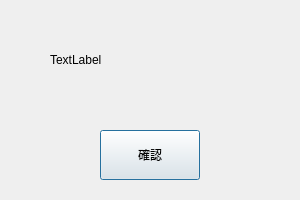
<?xml version="1.0" encoding="UTF-8"?>
<ui version="4.0">
 <class>WarningWindow</class>
 <widget class="QDialog" name="WarningWindow">
  <property name="geometry">
   <rect>
    <x>0</x>
    <y>0</y>
    <width>300</width>
    <height>200</height>
   </rect>
  </property>
  <property name="windowTitle">
   <string>Dialog</string>
  </property>
  <widget class="QPushButton" name="pushButton">
   <property name="geometry">
    <rect>
     <x>100</x>
     <y>130</y>
     <width>100</width>
     <height>50</height>
    </rect>
   </property>
   <property name="text">
    <string>確認</string>
   </property>
  </widget>
  <widget class="QLabel" name="label">
   <property name="geometry">
    <rect>
     <x>50</x>
     <y>10</y>
     <width>200</width>
     <height>100</height>
    </rect>
   </property>
   <property name="text">
    <string>TextLabel</string>
   </property>
  </widget>
 </widget>
 <resources/>
 <connections/>
</ui>
